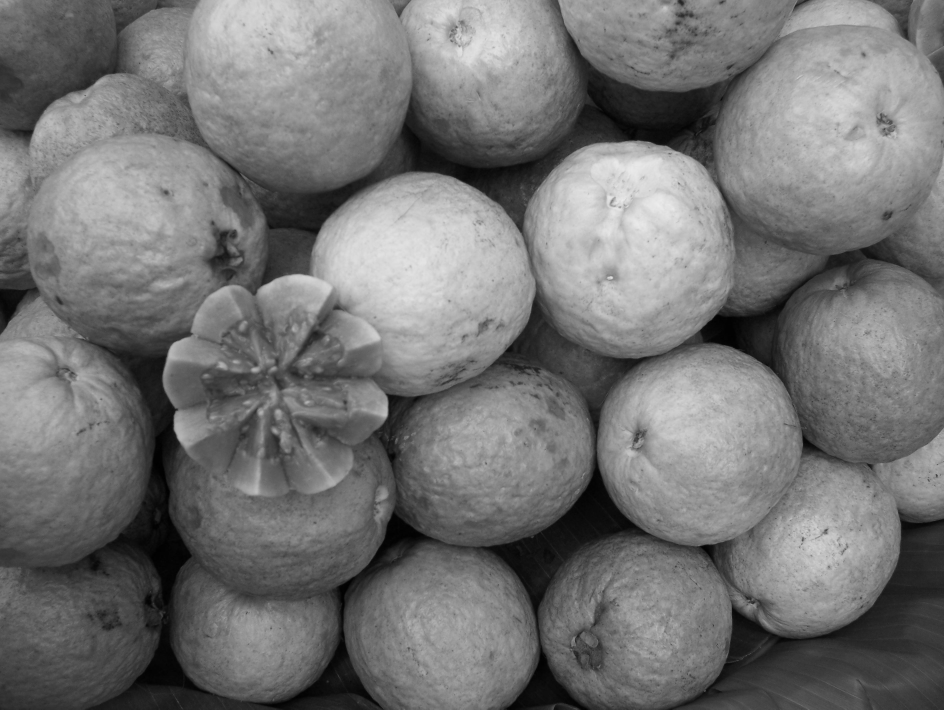
#> input picture images/Grey_image_of_guava.jpg, 2832 x 2128 px, found by its file name (shown at 1/3 size)
$ python height_261_guava_vectors_841.py
#> lines starting #> are read from the running program, lines starting #| are printed output that depends on the picture
#!/usr/bin/env python3
# -*- coding: utf-8 -*-
"""
Created on Wed Feb 16 20:24:19 2022

@author: vijaykrishna
"""


import numpy as np
import pandas as pd
import cv2

#Loading the grey guava image
Grey_fruit2 = cv2.imread('Grey_image_of_guava.jpg')
#> Grey_fruit2 is the input picture: shape (2128, 2832, 3); min 0, max 239, mean 116
#printing the original dimensions of the image
print("Original dimensions of Guava image : ", Grey_fruit2.shape)
#| Original dimensions of Guava image :  (2128, 2832, 3)
std_height = 261
height = Grey_fruit2.shape[0]
#> height = 2128
width = Grey_fruit2.shape[1]
#> width = 2832

#let us give the resize function

def width_div9(height, width):
#> called with height = 2128, width = 2832
    print("Original Height :", height)
#| Original Height : 2128
    print("Original width :", width)
#| Original width : 2832
    aspect_ratio = round(height/width)
#> aspect_ratio = 1
    new_fruit2_height = aspect_ratio * 261
#> new_fruit2_height = 261
    print("Setting the Height fixed to :" , new_fruit2_height)
#| Setting the Height fixed to : 261


    return round(new_fruit2_height)

#function for dividing by 9
def dimension_div9(dimensions_value):
    remainder = dimensions_value % 9
    if remainder == 0:
        dimensions_value = dimensions_value
#dividing by 9
    else:
        dimensions_value = dimensions_value + (9-remainder)

    return dimensions_value

#setting the width to be divisible by 9
new_fruit2_width = width_div9(height,width)
#> new_fruit2_width = 261
new_height = std_height
#setting appropriate values to be divisible by 9
print("New Dimension divisible by 9 :" , new_height, new_fruit2_width)
#| New Dimension divisible by 9 : 261 261
Grey_fruitU = cv2.cvtColor(Grey_fruit2, cv2.COLOR_BGR2GRAY)
image_resized = cv2.resize(Grey_fruitU, dsize = (new_height, new_fruit2_width))
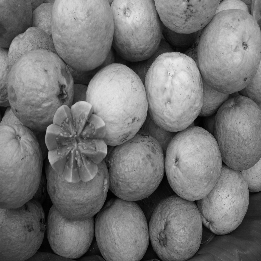
#> image_resized: shape (261, 261); min 0, max 234, mean 115.9
cv2.imwrite('Guava_height_261_resize.jpg', image_resized)

# code for generating non-overlapping block feature vectors

generate_blocks = round((new_height) * (new_fruit2_width)/81)
#> generate_blocks = 841
print(generate_blocks)
#| 841

flat_image = np.full((generate_blocks, 82), 2)
k = 0

for i in range(0 , new_height , 9):
    for j in range(0 , new_fruit2_width , 9):
        tmp = image_resized[i : i+9, j: j+9]
        print(tmp)
        flat_image[k,0:81] = tmp.flatten()
        k = k+1
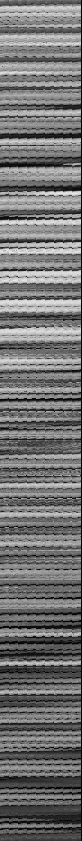
#> flat_image: shape (841, 82) int64; min 0, max 234, mean 114.5
#> after the loop, k = 841

feature_space = pd.DataFrame(flat_image)
#> feature_space = table of 841 rows and 82 columns
feature_space.to_csv('Image3_Guava_81.csv', index=False)
